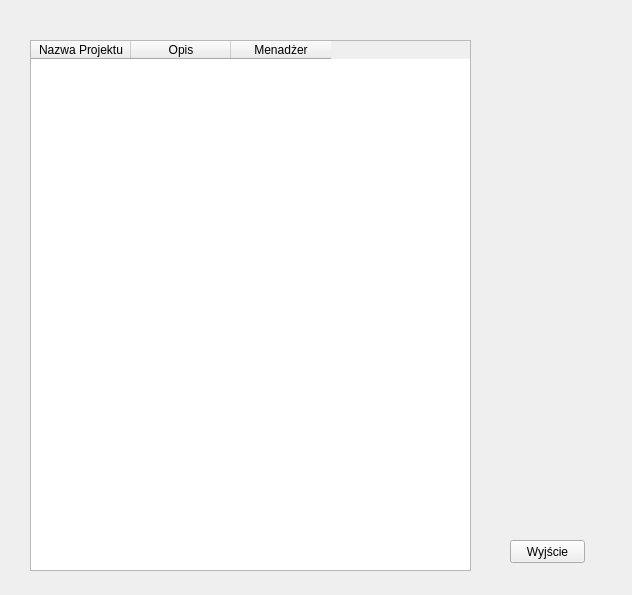
<?xml version="1.0" encoding="UTF-8"?>
<ui version="4.0">
 <class>ProjectList</class>
 <widget class="QWidget" name="ProjectList">
  <property name="geometry">
   <rect>
    <x>0</x>
    <y>0</y>
    <width>632</width>
    <height>595</height>
   </rect>
  </property>
  <property name="windowTitle">
   <string>Form</string>
  </property>
  <widget class="QTableWidget" name="tableWidget">
   <property name="geometry">
    <rect>
     <x>30</x>
     <y>40</y>
     <width>441</width>
     <height>531</height>
    </rect>
   </property>
   <property name="sortingEnabled">
    <bool>true</bool>
   </property>
   <property name="columnCount">
    <number>3</number>
   </property>
   <column>
    <property name="text">
     <string>Nazwa Projektu</string>
    </property>
   </column>
   <column>
    <property name="text">
     <string>Opis</string>
    </property>
   </column>
   <column>
    <property name="text">
     <string>Menadżer</string>
    </property>
   </column>
  </widget>
  <widget class="QPushButton" name="pushButton">
   <property name="geometry">
    <rect>
     <x>510</x>
     <y>540</y>
     <width>75</width>
     <height>23</height>
    </rect>
   </property>
   <property name="text">
    <string>Wyjście</string>
   </property>
  </widget>
 </widget>
 <resources/>
 <connections/>
</ui>
